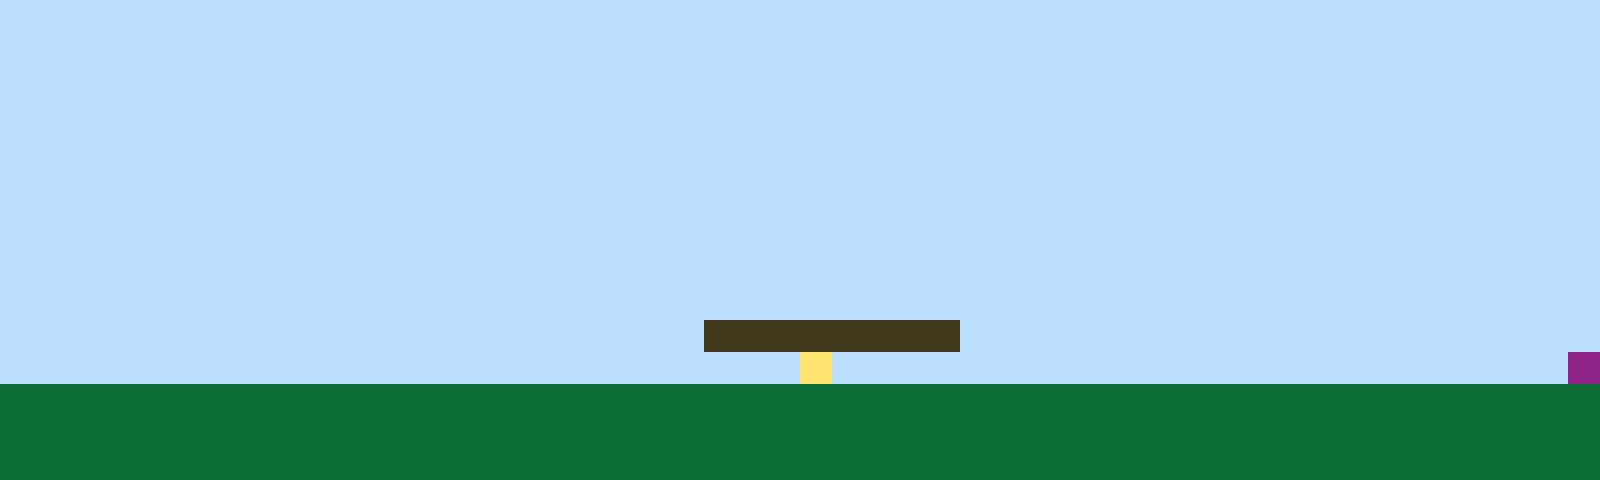

This is a level from a 2D game, rendered from its Tiled map with the project's own tilesets. A one-line summary and the complete map file follow:
An orthogonal 50x15 tile map with 32x32 px tiles, 1 tile layer (Tile Layer 1).

<map version="1.10" tiledversion="1.11.2" orientation="orthogonal" renderorder="right-up" width="50" height="15" tilewidth="32" tileheight="32" infinite="0" nextlayerid="2" nextobjectid="1"><editorsettings><export target="map1.csv" format="csv" /></editorsettings><tileset firstgid="1" name="sprites" tilewidth="32" tileheight="32" tilecount="6" columns="3"><image source="sprites.png" width="96" height="64" /></tileset><layer id="1" name="Tile Layer 1" width="50" height="15"><data encoding="csv">1,1,1,1,1,1,1,1,1,1,1,1,1,1,1,1,1,1,1,1,1,1,1,1,1,1,1,1,1,1,1,1,1,1,1,1,1,1,1,1,1,1,1,1,1,1,1,1,1,1,1,1,1,1,1,1,1,1,1,1,1,1,1,1,1,1,1,1,1,1,1,1,1,1,1,1,1,1,1,1,1,1,1,1,1,1,1,1,1,1,1,1,1,1,1,1,1,1,1,1,1,1,1,1,1,1,1,1,1,1,1,1,1,1,1,1,1,1,1,1,1,1,1,1,1,1,1,1,1,1,1,1,1,1,1,1,1,1,1,1,1,1,1,1,1,1,1,1,1,1,1,1,1,1,1,1,1,1,1,1,1,1,1,1,1,1,1,1,1,1,1,1,1,1,1,1,1,1,1,1,1,1,1,1,1,1,1,1,1,1,1,1,1,1,1,1,1,1,1,1,1,1,1,1,1,1,1,1,1,1,1,1,1,1,1,1,1,1,1,1,1,1,1,1,1,1,1,1,1,1,1,1,1,1,1,1,1,1,1,1,1,1,1,1,1,1,1,1,1,1,1,1,1,1,1,1,1,1,1,1,1,1,1,1,1,1,1,1,1,1,1,1,1,1,1,1,1,1,1,1,1,1,1,1,1,1,1,1,1,1,1,1,1,1,1,1,1,1,1,1,1,1,1,1,1,1,1,1,1,1,1,1,1,1,1,1,1,1,1,1,1,1,1,1,1,1,1,1,1,1,1,1,1,1,1,1,1,1,1,1,1,1,1,1,1,1,1,1,1,1,1,1,1,1,1,1,1,1,1,1,1,1,1,1,1,1,1,1,1,1,1,1,1,1,1,1,1,1,1,1,1,1,1,1,1,1,1,1,1,1,1,1,1,1,1,1,1,1,1,1,1,1,1,1,1,1,1,1,1,1,1,1,1,1,1,1,1,1,1,1,1,1,1,1,1,1,1,1,1,1,1,1,1,1,1,1,1,1,1,1,1,1,1,1,1,1,1,1,1,1,1,1,1,1,1,1,1,1,1,1,1,1,1,1,1,1,1,1,1,1,1,1,1,1,1,1,1,1,1,1,1,1,1,1,1,1,1,1,1,1,1,1,1,1,1,1,1,1,1,1,1,1,1,1,1,1,1,1,1,1,1,1,1,1,1,1,1,1,1,1,1,1,3,3,3,3,3,3,3,3,1,1,1,1,1,1,1,1,1,1,1,1,1,1,1,1,1,1,1,1,1,1,1,1,1,1,1,1,1,1,1,1,1,1,1,1,1,1,1,1,1,1,1,1,1,4,1,1,1,1,1,1,1,1,1,1,1,1,1,1,1,1,1,1,1,1,1,1,1,6,2,2,2,2,2,2,2,2,2,2,2,2,2,2,2,2,2,2,2,2,2,2,2,2,2,2,2,2,2,2,2,2,2,2,2,2,2,2,2,2,2,2,2,2,2,2,2,2,2,2,2,2,2,2,2,2,2,2,2,2,2,2,2,2,2,2,2,2,2,2,2,2,2,2,2,2,2,2,2,2,2,2,2,2,2,2,2,2,2,2,2,2,2,2,2,2,2,2,2,2,2,2,2,2,2,2,2,2,2,2,2,2,2,2,2,2,2,2,2,2,2,2,2,2,2,2,2,2,2,2,2,2,2,2,2,2,2,2,2,2,2,2,2,2,2,2,2,2,2,2</data></layer></map>
